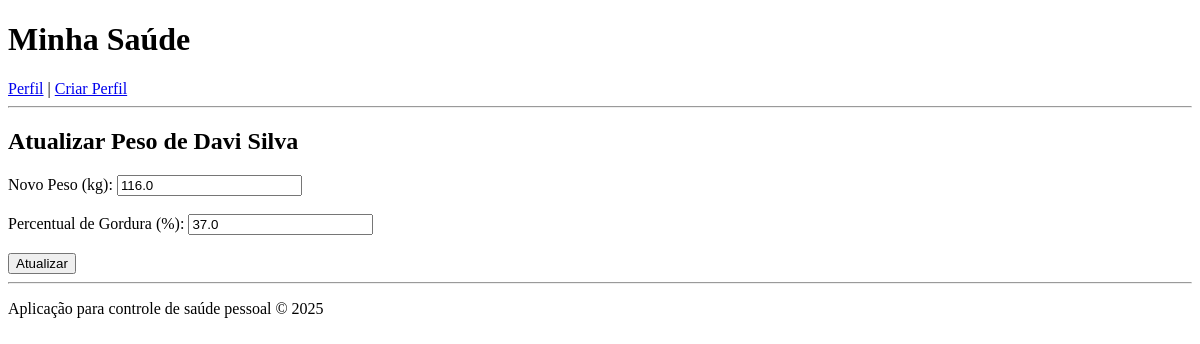
/atualizar/1/, run on an earlier commit of the app's database.
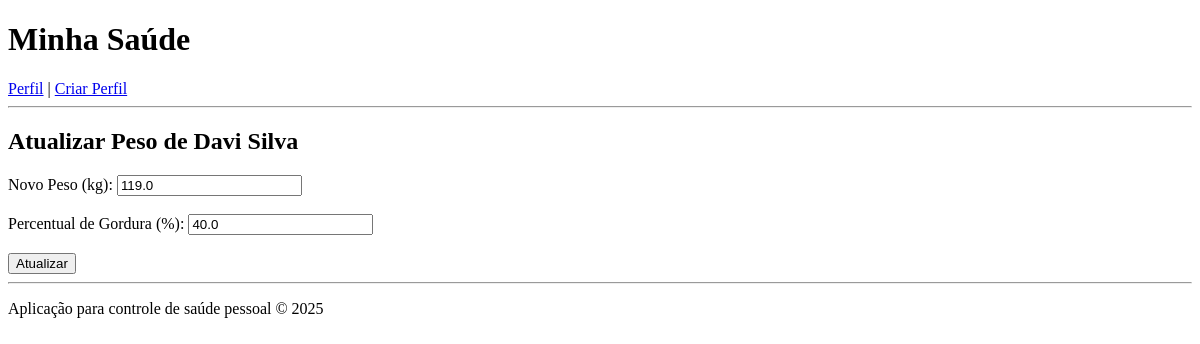
And on a later commit of the database.
### usuarios/models.py (models this page shows, shortened)
class Perfil(models.Model):
    nome = models.CharField(max_length=100)
    sexo = models.CharField(max_length=10, choices=[('M', 'Masculino'), ('F', 'Feminino')])
    idade = models.PositiveIntegerField()
    altura = models.FloatField(help_text="Em metros")
    peso = models.FloatField(help_text="Em kg")
    percentual_gordura = models.FloatField(null=True, blank=True)
    nivel_atividade = models.CharField(max_length=5, choices=NIVEL_ATIVIDADE, default='1.2')

### usuarios/views.py (the view, shortened to what this page needs)
# urls.py: path('atualizar/<int:pk>/', views.atualizar_peso, name='atualizar_peso'),
def atualizar_peso(request, pk):
    perfil = get_object_or_404(Perfil, pk=pk)
    return render(request, 'usuarios/atualizar_peso.html', {'perfil': perfil})

### usuarios/templates/usuarios/atualizar_peso.html (shortened to what this page needs)
{% extends 'usuarios/base.html' %}
{% block content %}
<h2>Atualizar Peso de {{ perfil.nome }}</h2>
<form method="post">
    <label for="peso">Novo Peso (kg):</label>
    <input type="number" step="0.01" name="peso" id="peso" required value="{{ perfil.peso }}">
    <br><br>
    <label for="percentual_gordura">Percentual de Gordura (%):</label>
    <input type="number" step="0.1" name="percentual_gordura" id="percentual_gordura" value="{{ perfil.percentual_gordura }}">
    <br><br>
    <button type="submit">Atualizar</button>
</form>
{% endblock %}

What changed in the data, as far as the page shows it:
changed Perfil "Davi Silva": peso "116.0" → "119.0"; percentual_gordura "37.0" → "40.0"
